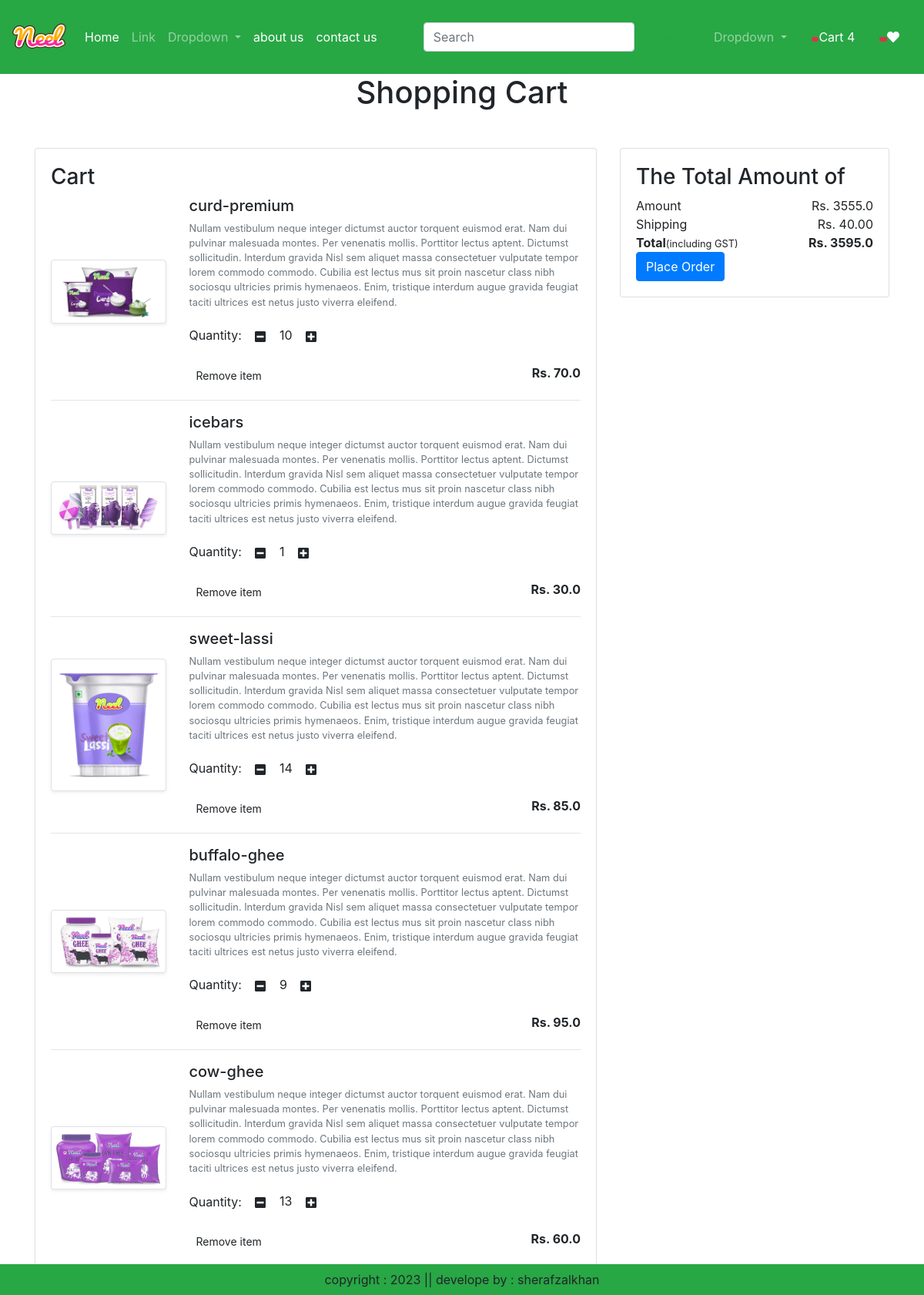
/cart/ (signed in), run on an earlier commit of the app's database.
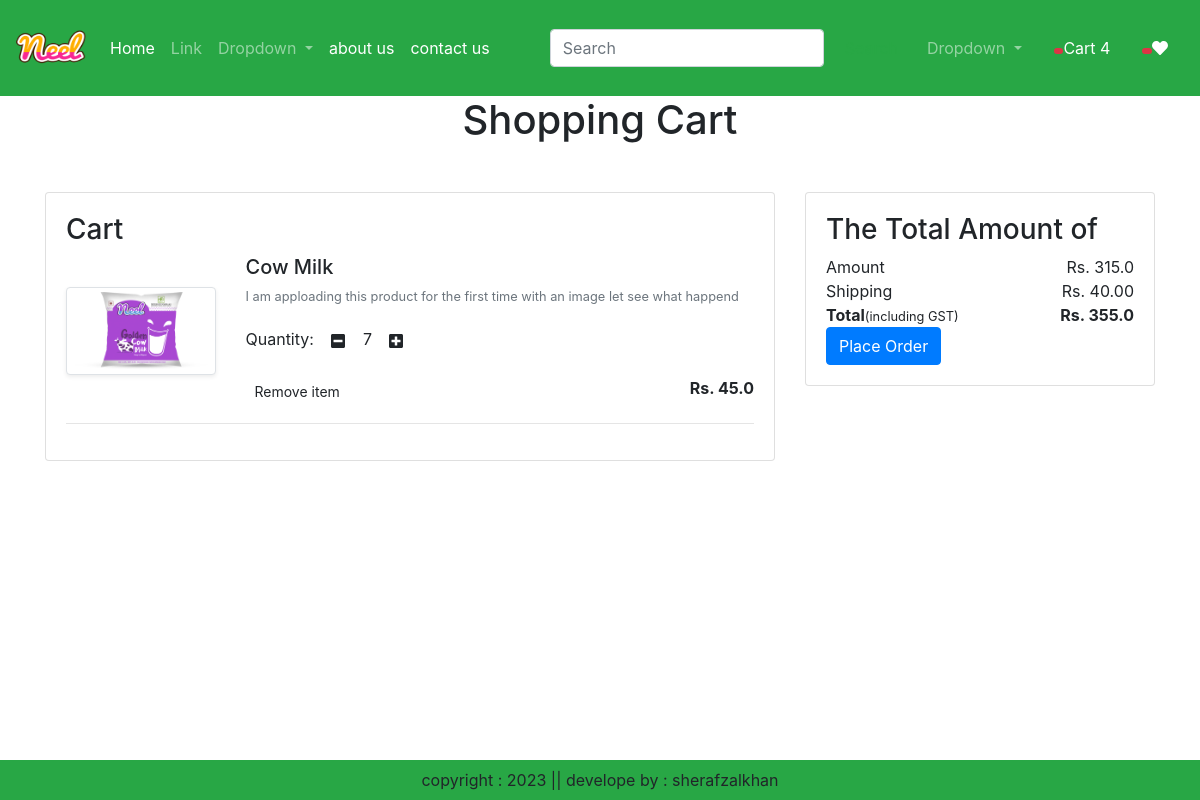
And on a later commit of the database.
### app/models.py (models this page shows, shortened)
class Cart(models.Model):
    user = models.ForeignKey(User, on_delete=models.CASCADE)
    product = models.ForeignKey(Product,on_delete=models.CASCADE)
    quantity = models.PositiveBigIntegerField(default=1)

class Product(models.Model):
    title = models.CharField(max_length=100)
    selling_price = models.FloatField()
    discounted_price = models.FloatField()
    description = models.TextField()
    composition = models.TextField(default="")
    prodapp = models.TextField(default="")
    category = models.CharField(choices=CATEGORY_CHOICES, max_length=2)
    product_image = models.ImageField(upload_to='product')

### app/views.py (the view)
# urls.py: path('cart/', views.show_cart, name="cart"),
def show_cart(request):
    user = request.user
    cart = Cart.objects.filter(user=user)
    amount = 0
    for p in cart:
        value = p.quantity * p.product.discounted_price
        amount = amount + value
    totalamount = amount + 40
    return render(request, 'addtocart.html', locals())

### app/templates/addtocart.html (shortened to what this page needs)
{% extends 'base.html' %}
{% load static %}
{% block maincontent %}
<div class="container">
    <h1 class="text-center mb-5">Shopping Cart</h1>
    <div class="row ">
        {% if cart %}
            <div class="col-sm-8">
                <div class="card">
                    <div class="card-body">
                        <h3>Cart</h3>
                        {% for item in cart %}
                            <div class="row">
                                <div class="col-sm-3 text-center align-self-center">
                                    <img src="{{item.product.product_image.url}}" alt=""
                                    srcset=""class="img-fluid img-thumbnail shadow-sm" height="150"
                                    width="150">
                                </div>
                                <div class="col-sm-9">
                                    <div>
                                        <h5>{{item.product.title}}</h5>
                                        <p class="mb-2 text-muted small">{{item.product.description}}</p>
                                        <div class="my-3">
                                            <label for="quantity">Quantity:</label>
                                            <a class="minus-cart btn" pid={{item.product.id}}><li class="fas fa-minus-square"></li>
                                            </a>
                                            <span id="quantity">{{item.quantity}}</span>
                                            <a class="plus-cart btn" pid={{item.product.id}}><li class="fas fa-plus-square"></li></a>
                                        </div>
                                        <div class="d-flex justify-content-between">
                                            <a href="#" class="remove-cart btn btn-sm btn-secondry mr-3" pid={{item.product.id}}>Remove item </a>
                                            <p class="mb-0"><span><strong>Rs. {{item.product.discounted_price}}</strong></span></p>
                                        </div>
                                    </div>
                                </div>
                            </div>
                            <hr class="ttext-muted">
                        {% endfor %}
                    </div>
                </div>
            </div>
            <div class="col-sm-4">
                <div class="card">
                    <div class="card-body">
                        <h3>The Total Amount of</h3>
                        <ul class="list-group">
                            <li class="lsit-group-item d-flex justify-content-between align-items-center border-0 px-0 mb-0">Amount<span id="amount">Rs. {{amount}}</span></li>
                            <li class="lsit-group-item d-flex justify-content-between align-items-center border-0 px-0">Shipping<span>Rs. 40.00</span></li>
                            <li class="lsit-group-item d-flex justify-content-between align-items-center border-0 px-0 mb-0">
                                <div>
                                    <strong>Total</strong><small>(including GST)</small>
                                </div>
                                <span id="totalamount"><strong>Rs. {{totalamount}}</strong></span>
                            </li>
                        </ul>
                        <div class="d-grid"><a href="{% url 'checkout' %}" class="btn btn-primary">Place Order</a></div>
                    </div>
                </div>
            </div>
        {% else %}
            <h1 class="text-center mb-5">Cart is Empty<h1>
        {% endif %}
    </div>
</div>
{% endblock maincontent %}

What changed in the data, as far as the page shows it:
removed Cart: product.product_image (picture), product "curd-premium", product.description "Nullam vestibulum neque integer dictumst auctor torquent euismod erat. Nam dui pulvinar malesuada montes. Per venenatis mollis. Porttitor lectus aptent. Dictumst sollicitudin. Interdum gravida Nisl sem aliquet massa consectetuer vulputate tempor lorem commodo commodo. Cubilia est lectus mus sit proin nascetur class nibh sociosqu ultricies primis hymenaeos. Enim, tristique interdum augue gravida feugiat taciti ultrices est netus justo viverra eleifend.", quantity "10", product.discounted_price "70.0"
removed Cart: product.product_image (picture), product "icebars", product.description "Nullam vestibulum neque integer dictumst auctor torquent euismod erat. Nam dui pulvinar malesuada montes. Per venenatis mollis. Porttitor lectus aptent. Dictumst sollicitudin. Interdum gravida Nisl sem aliquet massa consectetuer vulputate tempor lorem commodo commodo. Cubilia est lectus mus sit proin nascetur class nibh sociosqu ultricies primis hymenaeos. Enim, tristique interdum augue gravida feugiat taciti ultrices est netus justo viverra eleifend.", quantity "1", product.discounted_price "30.0"
removed Cart: product.product_image (picture), product "sweet-lassi", product.description "Nullam vestibulum neque integer dictumst auctor torquent euismod erat. Nam dui pulvinar malesuada montes. Per venenatis mollis. Porttitor lectus aptent. Dictumst sollicitudin. Interdum gravida Nisl sem aliquet massa consectetuer vulputate tempor lorem commodo commodo. Cubilia est lectus mus sit proin nascetur class nibh sociosqu ultricies primis hymenaeos. Enim, tristique interdum augue gravida feugiat taciti ultrices est netus justo viverra eleifend.", quantity "14", product.discounted_price "85.0"
removed Cart: product.product_image (picture), product "buffalo-ghee", product.description "Nullam vestibulum neque integer dictumst auctor torquent euismod erat. Nam dui pulvinar malesuada montes. Per venenatis mollis. Porttitor lectus aptent. Dictumst sollicitudin. Interdum gravida Nisl sem aliquet massa consectetuer vulputate tempor lorem commodo commodo. Cubilia est lectus mus sit proin nascetur class nibh sociosqu ultricies primis hymenaeos. Enim, tristique interdum augue gravida feugiat taciti ultrices est netus justo viverra eleifend.", quantity "9", product.discounted_price "95.0"
removed Cart: product.product_image (picture), product "cow-ghee", product.description "Nullam vestibulum neque integer dictumst auctor torquent euismod erat. Nam dui pulvinar malesuada montes. Per venenatis mollis. Porttitor lectus aptent. Dictumst sollicitudin. Interdum gravida Nisl sem aliquet massa consectetuer vulputate tempor lorem commodo commodo. Cubilia est lectus mus sit proin nascetur class nibh sociosqu ultricies primis hymenaeos. Enim, tristique interdum augue gravida feugiat taciti ultrices est netus justo viverra eleifend.", quantity "13", product.discounted_price "60.0"
added Cart: product.product_image (picture), product "Cow Milk", product.description "I am apploading this product for the first time with an image let see what happend", quantity "7", product.discounted_price "45.0"
Also different on the page:
{{ amount }}: "3555.0" → "315.0"
{{ totalamount }}: "3595.0" → "355.0"
